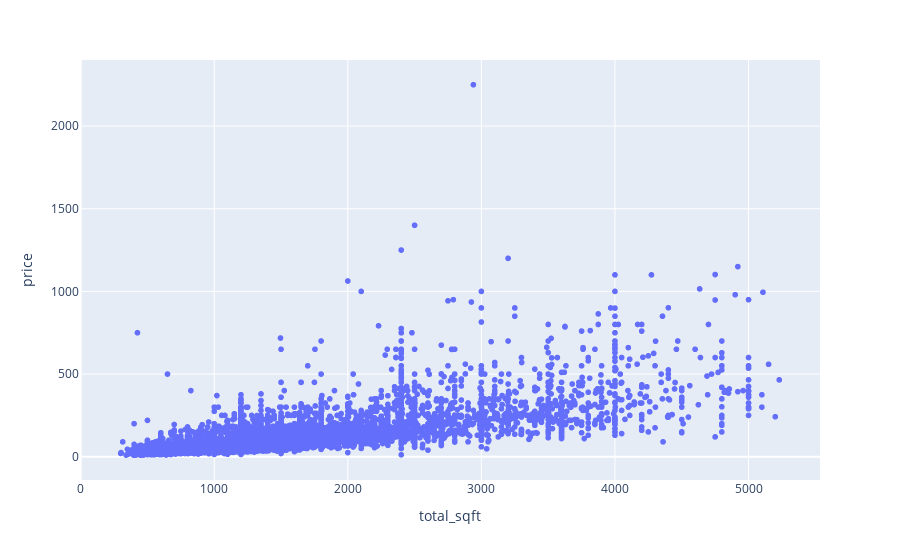

Notebook code cell kept with this figure:
### Code cell
px.scatter(data_frame = fil,x = 'total_sqft',y = 'price' )

### Figure 1 — Plotly figure (JSON) as saved in the notebook; plotly's stock layout.template omitted (floating-point values rounded to 4 significant figures; data arrays with more than 128 entries replaced by an {"elided": "..."} marker saying what was removed)
{"data": [{"hovertemplate": "total_sqft=%{x}<br>price=%{y}<extra></extra>", "legendgroup": "", "marker": {"color": "#636efa", "symbol": "circle"}, "mode": "markers", "name": "", "showlegend": false, "type": "scattergl", "x": {"elided": "12765 float values"}, "xaxis": "x", "y": {"elided": "12765 float values"}, "yaxis": "y"}], "layout": {"legend": {"tracegroupgap": 0}, "margin": {"t": 60}, "xaxis": {"anchor": "y", "domain": [0, 1], "title": {"text": "total_sqft"}}, "yaxis": {"anchor": "x", "domain": [0, 1], "title": {"text": "price"}}}}
